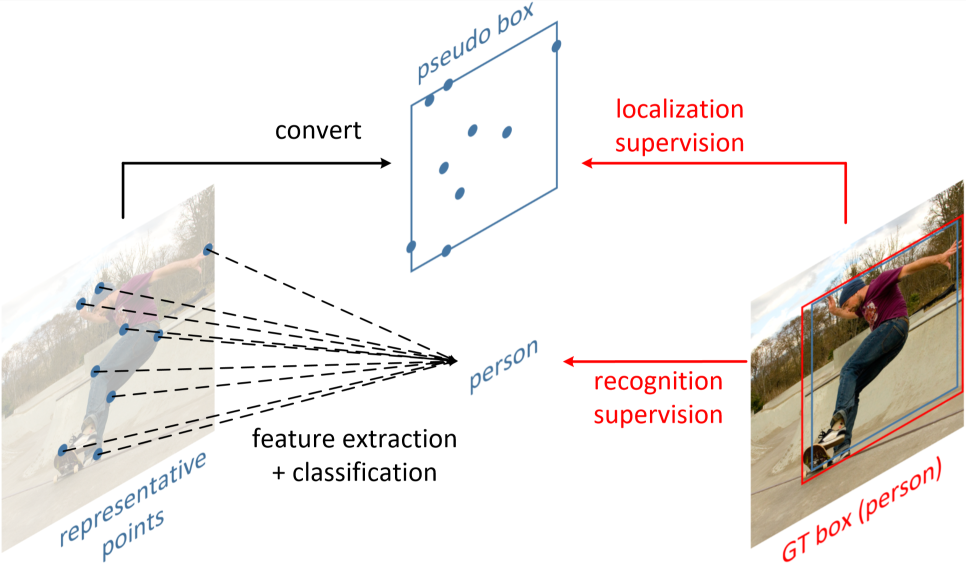
#> input picture _submodules/mmdetection/configs/reppoints/reppoints.png, 1932 x 1127 px (shown at 1/2 size)
$ python -i image.py   (imports and definitions only)
#> lines starting #> are read from the running program, lines starting #| are printed output that depends on the picture
import numpy as np
import cv2
from PIL import Image


# [14 lines left out: functions read_image, save_image, not called in this run]


def show_image(img, bboxes=None,score=None,attentions=None, bbox_fmt='ltrb', colors=None,
               thickness=3, fig=1, delay=1, max_size=640,
               visualize=True, cvt_code=cv2.COLOR_RGB2BGR):
#> called with bbox_fmt = 'ltrb', thickness = 3, fig = 1, delay = 1, max_size = 640, visualize = True, cvt_code = 4
    if cvt_code is not None:
        img = cv2.cvtColor(img, cvt_code)
#> img is the input picture: shape (1127, 1932, 3); mean B, G, R 231.6, 234, 238

    # resize img if necessary
    if max(img.shape[:2]) > max_size:
        scale = max_size / max(img.shape[:2])
#> scale = 0.331
        out_size = (
            int(img.shape[1] * scale),
            int(img.shape[0] * scale))
#> out_size = (640, 373)
        img = cv2.resize(img, out_size)
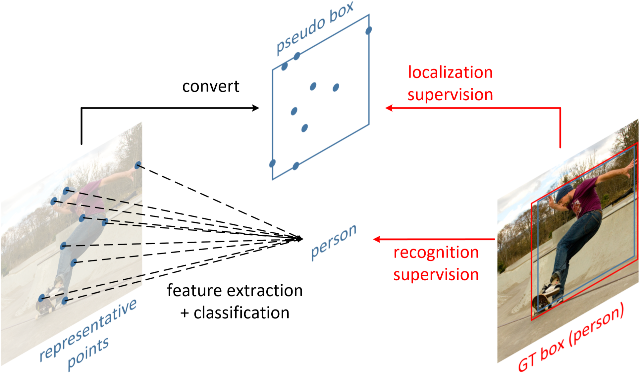
#> img: shape (373, 640, 3); mean B, G, R 231.5, 233.9, 238
        if bboxes is not None:
            bboxes = np.array(bboxes, dtype=np.float32) * scale

    if bboxes is not None:
        assert bbox_fmt in ['ltwh', 'ltrb']
        bboxes = np.array(bboxes, dtype=np.int32)
        if bboxes.ndim == 1:
            bboxes = np.expand_dims(bboxes, axis=0)
        if bboxes.shape[1] == 4 and bbox_fmt == 'ltwh':
            bboxes[:, 2:] = bboxes[:, :2] + bboxes[:, 2:] - 1

        # clip bounding boxes
        h, w = img.shape[:2]
        bboxes[:, 0::2] = np.clip(bboxes[:, 0::2], 0, w)
        bboxes[:, 1::2] = np.clip(bboxes[:, 1::2], 0, h)

        if colors is None:
            colors = [
                (0, 0, 255),
                (0, 255, 0),
                (255, 0, 0),
                (0, 255, 255),
                (255, 0, 255),
                (255, 255, 0),
                (0, 0, 128),
                (0, 128, 0),
                (128, 0, 0),
                (0, 128, 128),
                (128, 0, 128),
                (128, 128, 0)]
        colors = np.array(colors, dtype=np.int32)
        if colors.ndim == 1:
            colors = np.expand_dims(colors, axis=0)

        for i, bbox in enumerate(bboxes):
            color = colors[i % len(colors)]
            if len(bbox) == 4:
                pt1 = (int(bbox[0]), int(bbox[1]))
                pt2 = (int(bbox[2]), int(bbox[3]))
                img = cv2.rectangle(img, pt1, pt2, color.tolist(), thickness)
                img = cv2.putText(img, str(score),
                                  (bbox[0], bbox[1]),
                                  cv2.FONT_HERSHEY_SIMPLEX, 0.5, (255, 0, 0), 2)  # by lc
            else:
                pts = bbox.reshape(-1, 2)
                img = cv2.polylines(img, [pts], True, color.tolist(), thickness)

    if visualize:
        if isinstance(fig, str):
            winname = fig
        else:
            winname = 'window_{}'.format(fig)

        if attentions is not None:
            h, w = img.shape[:2]
            # [5 lines of commented-out code are left out]
            from skimage import transform
            attentions = transform.resize(attentions,(h,w))
            attentions = np.clip(attentions,0,255)
            hm = np.uint8(attentions)
            hm = cv2.applyColorMap(hm, cv2.COLORMAP_JET)
            img = (img*1. + hm*0.3).astype(np.uint8)
        cv2.imshow(winname, img)
        cv2.waitKey(delay)

    if cvt_code in [cv2.COLOR_RGB2BGR, cv2.COLOR_BGR2RGB]:
        img = cv2.cvtColor(img, cv2.COLOR_BGR2RGB)

    return img


# [86 lines left out: function show_image_shot, not called in this run]

>>> import cv2
>>> picture = cv2.cvtColor(cv2.imread('../../../mmdetection/configs/reppoints/reppoints.png'), cv2.COLOR_BGR2RGB)
>>> result = show_image(picture)
